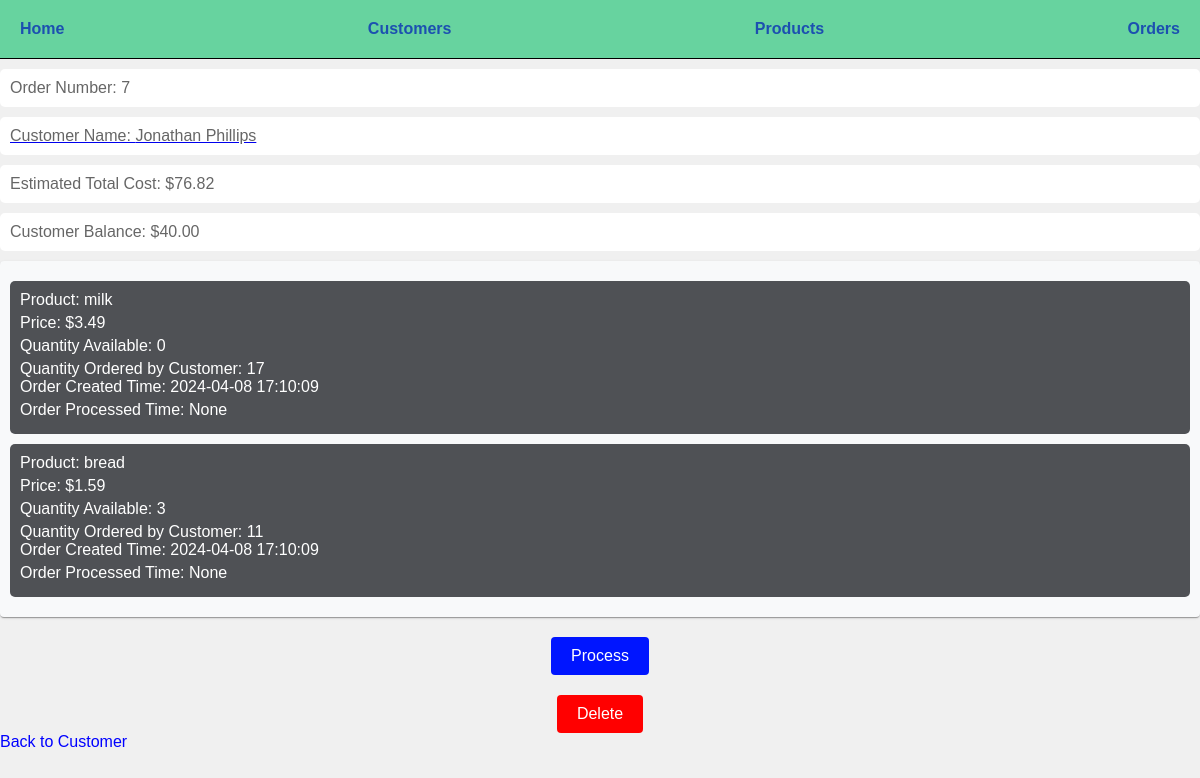
Page /orders/7 on the earlier database version.
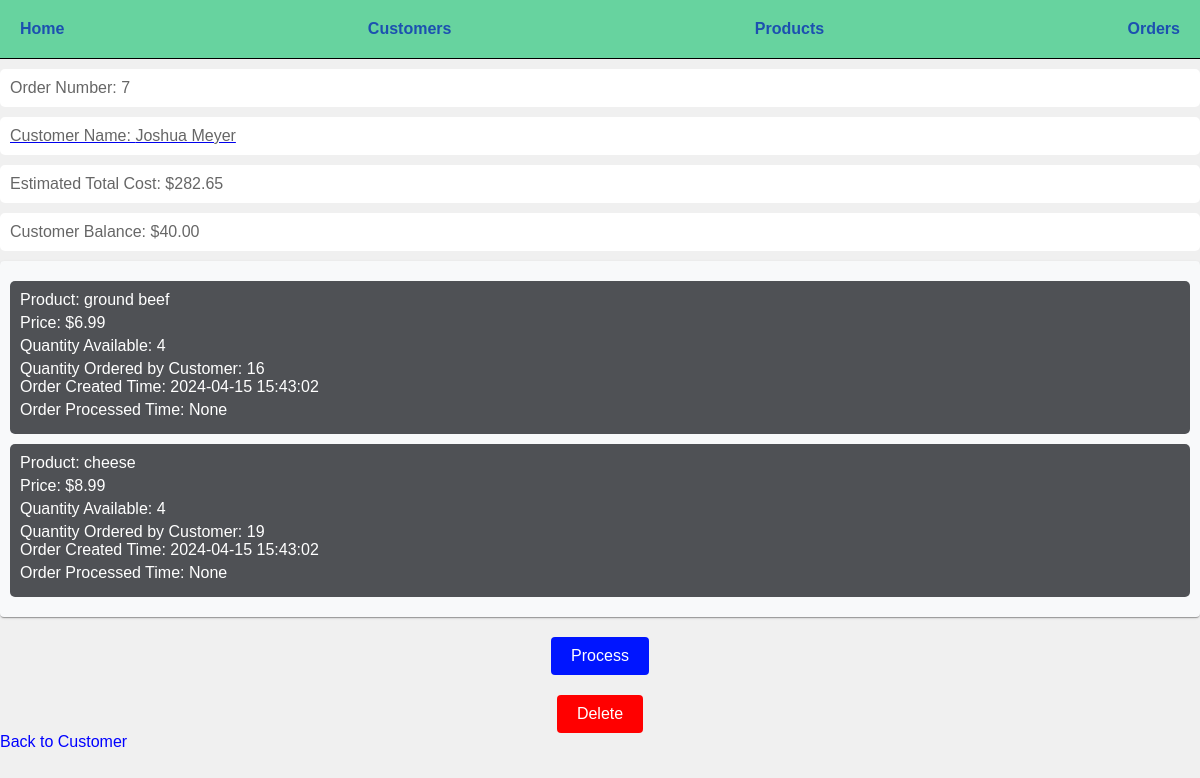
Same page on the later database version.
### models.py (models this page shows, shortened)
class Customer(db.Model):
    id = mapped_column(Integer, primary_key=True)
    name = mapped_column(String(200), nullable=False, unique=True)
    phone = mapped_column(String(20), nullable=False )
    balance = mapped_column(Numeric(10,2), nullable=False, default=40)
    orders = relationship("Order", cascade="all, delete-orphan") #only one back_populates is needed, the other is inferred

class Product(db.Model):
    id = mapped_column(Integer, primary_key=True)
    name = mapped_column(String(200), nullable=False, unique=True)
    price = mapped_column(Numeric(10,2), nullable=False)
    available = mapped_column(Integer, nullable=False, default=4) #number of products available
    orders = relationship("ProductOrder")

class ProductOrder(db.Model):
    id = mapped_column(Integer, nullable=False, primary_key=True)
    order_id = mapped_column(Integer, ForeignKey(Order.id), nullable=False)
    order = relationship("Order", back_populates="items")
    product_id = mapped_column(Integer, ForeignKey(Product.id), nullable=False)
    product = relationship("Product", back_populates="orders")
    quantity = mapped_column(Integer, nullable=False, default=0) #number of orders for this product

class Order(db.Model):
    id = mapped_column(Integer, nullable=False, primary_key=True)
    customer_id = mapped_column(Integer, ForeignKey(Customer.id), nullable=False)
    customer = relationship("Customer", back_populates="orders")#looks up related enttiy without having to do joins (adds customer_id to the Order table)
    total = mapped_column(Numeric(10,2), nullable=True) #nullable until order is processed by the store
    items = relationship("ProductOrder", back_populates="order", cascade='all, delete-orphan')
    created = mapped_column(DateTime, nullable=False, default=func.now())
    processed = mapped_column(DateTime, nullable=True, default=None)
    def calculate_total(self):
        return round(sum([item.product.price * item.quantity for item in self.items]), 2)

### routes/html.py (the view)
@html_bp.route("/orders/<int:order_id>", methods=["GET"])
def order_detail(order_id):
    order = db.get_or_404(Order, order_id) #does the same thing as line above, but also returns the 404 error if not found
    return render_template("order_detail.html", order=order)

### templates/order_detail.html
{% extends "base.html" %}
{% block content %}
        <p>Order Number: {{ order.id }}</p>
        <a href="/customers/{{ order.customer_id }}"><p>Customer Name: {{ order.customer.name }}</p></a>
        {% if not order.processed %}
            <p>Estimated Total Cost: ${{ order.calculate_total() }}</p>
            {% else %}
            <p>Total Cost: ${{ order.total }}</p>
        {% endif %}
        <p>Customer Balance: ${{ order.customer.balance }}</p>
    <div>
    {% set classname = "pending" %}
    {% if order.processed %}
        {% set classname = "processed" %}
    {% endif %}
        {% for item in order.items %}
        <p class = "{{ classname }}">
            <span>Product: {{ item.product.name }}</span>
            <span>Price: ${{ item.product.price }}</span>
            <span>Quantity Available: {{ item.product.available }}</span>
            <span>Quantity Ordered by Customer: {{ item.quantity }}
            <span>Order Created Time: {{ order.created }}</span>
            <span>Order Processed Time: {{ order.processed }}</span>
        </p>
        {% endfor %}
    </div>
    <form  action="{{ url_for('html.order_process', order_id=order.id) }}" method="post">
        {% if order.processed %}
            <button class = "process_button" type="submit" value="Process Order" disabled>Process (Disabled)</button>
        {% else %}
            <button class = "process_button" type="submit" value="Process Order">Process</button>
        {% endif %}
    </form>
    <form  action="{{ url_for('html.order_delete', order_id=order.id) }}" method="post">
        {% if order.processed %}
            <button class = "delete_button" type="submit" value="Delete Order" disabled>Delete (Disabled)</button>
        {% else %}
            <button class = "delete_button" type="submit" value="Delete Order">Delete</button>
        {% endif %}
    </form>
    <a href="/customers/{{ order.customer_id }}" class="return_link">Back to Customer</a>
   {% endblock %}

Differences in the rows shown:
no longer on this page (row unchanged): Customer: customer.name "Jonathan Phillips", customer.balance "40.00"
no longer on this page (row edited): Product: calculate_total "76.82"
changed Order "None": created "2024-04-08 17:10:09" → "2024-04-15 15:43:02"
now on this page (row edited): Customer: customer.name "Joshua Meyer", customer.balance "40.00"
now on this page (row unchanged): Product: calculate_total "282.65"
changed ProductOrder: product.name "milk" → "ground beef"; product.price "3.49" → "6.99"; product.available "0" → "4"; quantity "17" → "16"
changed ProductOrder: product.name "bread" → "cheese"; product.price "1.59" → "8.99"; product.available "3" → "4"; quantity "11" → "19"
